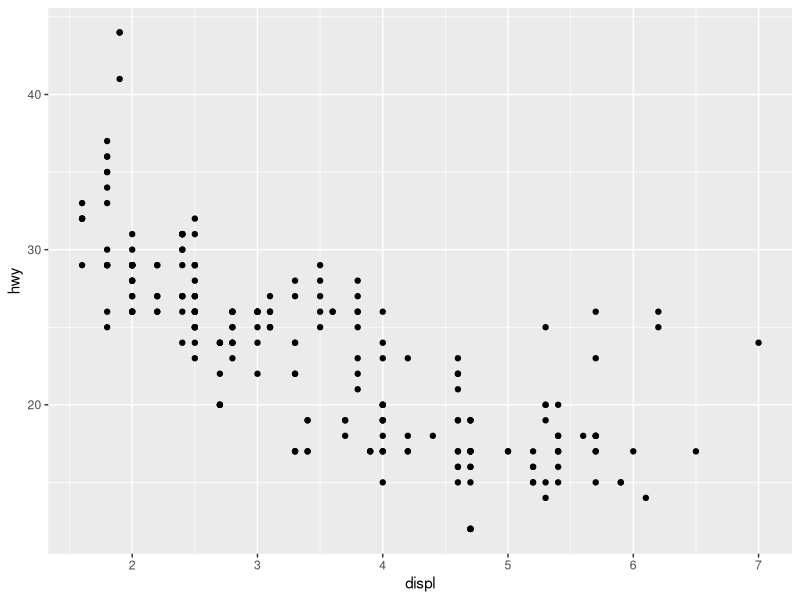
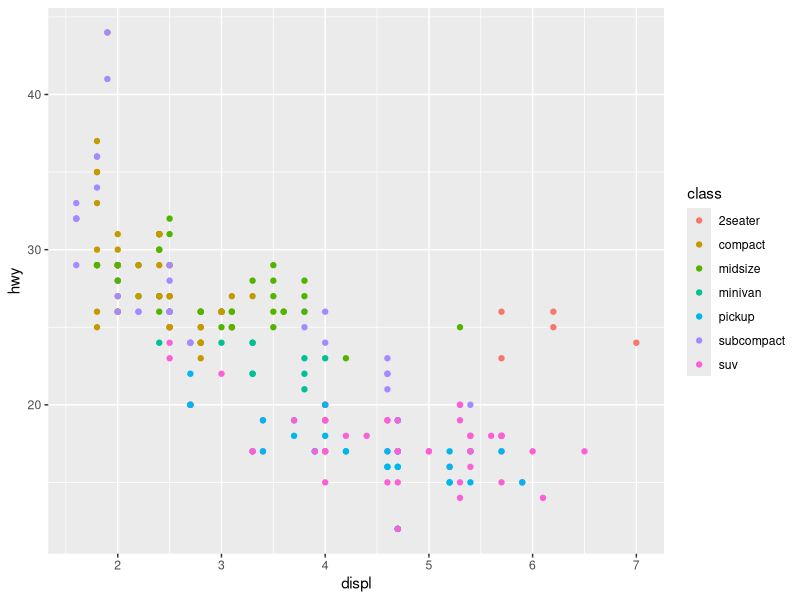
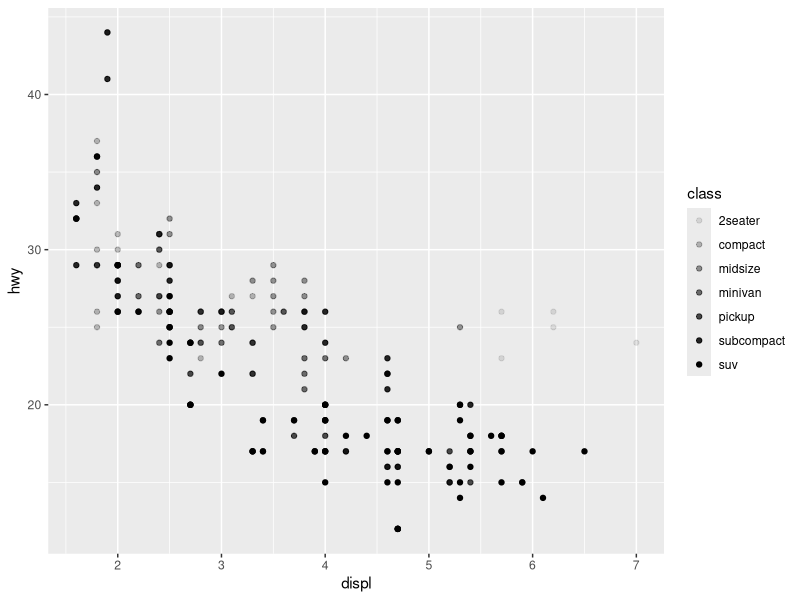

Recreate these plots in R, in order.
library(tidyverse)

ggplot(data = mpg) + 
  geom_point(mapping = aes(x = displ, y = hwy))

mpg

ggplot(data = mpg) + 
  geom_point(mapping = aes(x = displ, y = hwy, color = class))

ggplot(data = mpg) + 
  geom_point(mapping = aes(x = displ, y = hwy, alpha = class))
